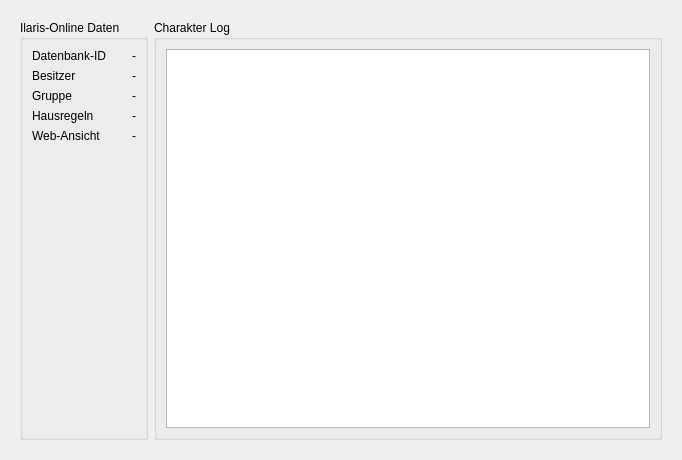
<?xml version="1.0" encoding="UTF-8"?>
<ui version="4.0">
 <class>Form</class>
 <widget class="QWidget" name="Form">
  <property name="geometry">
   <rect>
    <x>0</x>
    <y>0</y>
    <width>682</width>
    <height>460</height>
   </rect>
  </property>
  <property name="windowTitle">
   <string>Form</string>
  </property>
  <layout class="QHBoxLayout" name="horizontalLayout">
   <property name="leftMargin">
    <number>20</number>
   </property>
   <property name="topMargin">
    <number>20</number>
   </property>
   <property name="rightMargin">
    <number>20</number>
   </property>
   <property name="bottomMargin">
    <number>20</number>
   </property>
   <item>
    <widget class="QGroupBox" name="groupBox">
     <property name="title">
      <string>Ilaris-Online Daten</string>
     </property>
     <property name="alignment">
      <set>Qt::AlignmentFlag::AlignLeading|Qt::AlignmentFlag::AlignLeft|Qt::AlignmentFlag::AlignTop</set>
     </property>
     <property name="flat">
      <bool>false</bool>
     </property>
     <layout class="QGridLayout" name="gridLayout_3">
      <item row="1" column="0">
       <widget class="QLabel" name="label_3">
        <property name="text">
         <string>Besitzer</string>
        </property>
        <property name="alignment">
         <set>Qt::AlignmentFlag::AlignLeading|Qt::AlignmentFlag::AlignLeft|Qt::AlignmentFlag::AlignTop</set>
        </property>
       </widget>
      </item>
      <item row="2" column="2">
       <widget class="QLabel" name="labelGruppe">
        <property name="text">
         <string>-</string>
        </property>
        <property name="alignment">
         <set>Qt::AlignmentFlag::AlignRight|Qt::AlignmentFlag::AlignTrailing|Qt::AlignmentFlag::AlignVCenter</set>
        </property>
       </widget>
      </item>
      <item row="4" column="0">
       <widget class="QLabel" name="label">
        <property name="text">
         <string>Web-Ansicht</string>
        </property>
       </widget>
      </item>
      <item row="4" column="2">
       <widget class="QLabel" name="labelUrl">
        <property name="text">
         <string>-</string>
        </property>
        <property name="alignment">
         <set>Qt::AlignmentFlag::AlignRight|Qt::AlignmentFlag::AlignTrailing|Qt::AlignmentFlag::AlignVCenter</set>
        </property>
       </widget>
      </item>
      <item row="0" column="0">
       <widget class="QLabel" name="label_2">
        <property name="text">
         <string>Datenbank-ID</string>
        </property>
       </widget>
      </item>
      <item row="1" column="2">
       <widget class="QLabel" name="labelBesitzer">
        <property name="text">
         <string>-</string>
        </property>
        <property name="alignment">
         <set>Qt::AlignmentFlag::AlignRight|Qt::AlignmentFlag::AlignTrailing|Qt::AlignmentFlag::AlignVCenter</set>
        </property>
        <property name="wordWrap">
         <bool>true</bool>
        </property>
       </widget>
      </item>
      <item row="5" column="0">
       <spacer name="verticalSpacer">
        <property name="orientation">
         <enum>Qt::Orientation::Vertical</enum>
        </property>
        <property name="sizeHint" stdset="0">
         <size>
          <width>20</width>
          <height>40</height>
         </size>
        </property>
       </spacer>
      </item>
      <item row="0" column="2">
       <widget class="QLabel" name="labelId">
        <property name="text">
         <string>-</string>
        </property>
        <property name="alignment">
         <set>Qt::AlignmentFlag::AlignRight|Qt::AlignmentFlag::AlignTrailing|Qt::AlignmentFlag::AlignVCenter</set>
        </property>
       </widget>
      </item>
      <item row="2" column="0">
       <widget class="QLabel" name="label_4">
        <property name="text">
         <string>Gruppe</string>
        </property>
       </widget>
      </item>
      <item row="3" column="0">
       <widget class="QLabel" name="label_5">
        <property name="text">
         <string>Hausregeln</string>
        </property>
       </widget>
      </item>
      <item row="3" column="2">
       <widget class="QLabel" name="labelHausregel">
        <property name="text">
         <string>-</string>
        </property>
        <property name="alignment">
         <set>Qt::AlignmentFlag::AlignRight|Qt::AlignmentFlag::AlignTrailing|Qt::AlignmentFlag::AlignVCenter</set>
        </property>
       </widget>
      </item>
     </layout>
    </widget>
   </item>
   <item>
    <widget class="QGroupBox" name="groupBox_2">
     <property name="title">
      <string>Charakter Log</string>
     </property>
     <layout class="QVBoxLayout" name="verticalLayout">
      <item>
       <widget class="QTextBrowser" name="plainText"/>
      </item>
     </layout>
    </widget>
   </item>
  </layout>
 </widget>
 <resources/>
 <connections/>
</ui>
